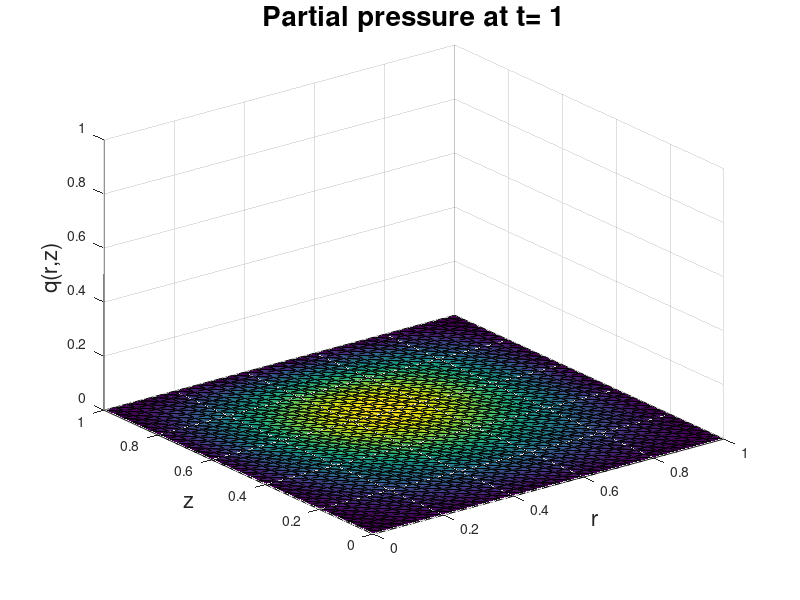

Here is the MATLAB script that generated this plot:
%% This script solves the time dependent problem using uniform triangulation.
% Wakil Sarfaraz   30/11/15
clear all;
tic
xmax = 1;
tm = 1;
dt = 0.01;
M = tm/dt;

a = 0.2;
b = 0.6;

N = 30; %(Number of points on the x, y interval on which the equation is solved.
X = linspace(0,xmax,N+1);
T = linspace(0, tm,M+1); %This divides the interval into N equispaced sub intervals.
%X = 0: 1/N :1; This can also be used to create the same X.
[x, y] = meshgrid(X,X); % This creates an (N+1) by (N+1) grid of values ...
                        % of X and assignes them to x and y. (So x and y
                        % are now matrices of size (N+1)x(N+1)
x =x(:);  % This turns the matrix x into a column vector.
y =y(:);  % This turns the matrix y into a column vector.
NNODES = (N+1)^2;
QU = ones(NNODES,1);% This introduces the number of nodes in the result of triangulation.
QV = ones(NNODES,1);
NTRI = 2*N^2;  % This is the number of triangles in the mesh.
LNODES = zeros(NTRI,3); % This creates a zero matrix of the size 'number of triangles by 3'
                         % (since there are 3 vertices for each triangle.

for i = 1:N
    for j = 1: N
        LNODES(i+2*(j-1)*N,1) = i+(j-1)*(N+1);%This numbers each of the first nodes of all the lower triangles in each square.
        LNODES(i+2*(j-1)*N,2) = i+j*(N+1); % This numbers each of the second nodes of all the lower triangles in each square.
        LNODES(i+2*(j-1)*N,3) = (i+1)+(j-1)*(N+1); % This numbers each of the third nodes of all the lower triangles in each square.
        
        LNODES(i+N+2*(j-1)*N,1) = i+1+j*(N+1); %This numbers each of the first nodes of all the upper triangles in each square.
        LNODES(i+N+2*(j-1)*N,2) = (i+1)+(j-1)*(N+1);%This numbers each of the second nodes of all the upper triangles in each square.
        LNODES(i+N+2*(j-1)*N,3) = i+j*(N+1);%This numbers each of the third nodes of all the upper triangles in each square.
                                            % Here for those nodes that
                                            % some triangles share (copy
                                            % and paste can work).
    end
end

SPU = sparse(NNODES, NNODES);
SPV = sparse(NNODES, NNODES);
SPMU = sparse(NNODES, NNODES);%This creates a sparse matrix of the size 'Number of nodes by Number of nodes'(entries usually computed by integration).
SPMV = sparse(NNODES, NNODES);
LU = zeros(NNODES,1);         % This creates the load vector of zero entries for now which is l(v) part of the weak formulation.
LV = zeros(NNODES,1);

for n = 1: NTRI
    r1 = [x(LNODES(n,1)) y(LNODES(n,1))];% Position vector (x,y)' for the first nodes of all triangles.
    r2 = [x(LNODES(n,2)) y(LNODES(n,2))];% Position vector (x,y)' for the second nodes of all triangles.
    r3 = [x(LNODES(n,3)) y(LNODES(n,3))];% Position vector (x,y)' for the third nodes of all triangles.
    J = [r2(1)-r1(1) r2(2)-r1(2); r3(1)-r1(1) r3(2)-r1(2)]; %This is the jacobian matrix of the mapping.
%     ksi = 1/3;
%     eta = 1/3;
%    Astiff = (((r2(1)+r3(1))/(2*det(J)))*...
%        [(r2(2)-r3(2))^2+(r3(1)-r2(1))^2 ...
%        (r2(2)-r3(2))*(r3(2)-r1(2))+(r3(1)-r2(1))*(r1(1)-r3(1))...
%        (r2(2)-r3(2))*(r1(2)-r2(2))+(r3(1)-r2(1))*(r2(1)-r1(1)); ...
%        (r3(2)-r1(2))*(r2(2)-r3(2))+(r1(1)-r3(1))*(r3(1)-r2(1)) ...
%        (r3(2)-r1(2))^2+(r1(1)-r3(1))^2  ...
%        (r3(2)-r1(2))*(r1(2)-r2(2))+(r1(1)-r3(1))*(r2(1)-r1(1)); ...
%        (r2(2)-r3(2))*(r1(2)-r2(2))+(r3(1)-r2(1))*(r2(1)-r1(1))  ...
%        (r3(2)-r1(2))*(r1(2)-r2(2))+(r1(1)-r3(1))*(r2(1)-r1(1))  ... 
%        (r1(2)-r2(2))^2+(r2(1)-r1(1))^2]+(1/(2*det(J)))* [(r2-r3)*(r2-r3)' (r2-r3)*(r3-r1)' (r2-r3)*(r1-r2)';...
%        (r2-r3)*(r3-r1)' (r3-r1)*(r3-r1)' (r3-r1)*(r1-r2)';...
%        (r2-r3)*(r1-r2)' (r3-r1)*(r1-r2)' (r1-r2)*(r1-r2)']);
Astiff = (1/(4*det(J)))* [(r2-r3)*(r2-r3)' (r2-r3)*(r3-r1)' (r2-r3)*(r1-r2)';... %This is the Global Stiffness Matrix (Lecture Notes)
           (r2-r3)*(r3-r1)' (r3-r1)*(r3-r1)' (r3-r1)*(r1-r2)';...
           (r2-r3)*(r1-r2)' (r3-r1)*(r1-r2)' (r1-r2)*(r1-r2)'];
%    Astiff = (1/(4*det(J)))*...
%        [(r2(2)-r3(2))^2+(r3(1)-r2(1))^2 ...
%        (r2(2)-r3(2))*(r3(2)-r1(2))+(r3(1)-r2(1))*(r1(1)-r3(1))...
%        (r2(2)-r3(2))*(r1(2)-r2(2))+(r3(1)-r2(1))*(r2(1)-r1(1)); ...
%        (r3(2)-r1(2))*(r2(2)-r3(2))+(r1(1)-r3(1))*(r3(1)-r2(1)) ...
%        (r3(2)-r1(2))^2+(r1(1)-r3(1))^2  ...
%        (r3(2)-r1(2))*(r1(2)-r2(2))+(r1(1)-r3(1))*(r2(1)-r1(1)); ...
%        (r2(2)-r3(2))*(r1(2)-r2(2))+(r3(1)-r2(1))*(r2(1)-r1(1))  ...
%        (r3(2)-r1(2))*(r1(2)-r2(2))+(r1(1)-r3(1))*(r2(1)-r1(1))  ... 
%        (r1(2)-r2(2))^2+(r2(1)-r1(1))^2];
% %        
       
%    Amass = (det(J)/60)*[6*r1(1)+2*r2(1)+2*r3(1) 2*r1(1)+2*r2(1)+r3(1) 2*r1(1)+r2(1)+2*r3(1);...
%        2*r1(1)+2*r2(1)+r3(1) 2*r1(1)+2*r2(1)+2*r3(1) r1(1)+2*r2(1)+2*r3(1);...
%        2*r1(1)+r2(1)+2*r3(1) r1(1)+2*r2(1)+2*r3(1)  2*r1(1)+2*r2(1)+2*r3(1)];
   
%       Amass = (det(J)/150)*[6*(r1+2*r2+2*r3)*(r1+2*r2+2*r3)' 2*(r1+2*r2+r3)*(r1+2*r2+r3)' (2*r1+r2+2*r3)*(2*r1+r2+2*r3)';...
%        (2*r1+2*r2+r3)*(2*r1+2*r2+r3)' (2*r1+2*r2+2*r3)*(2*r1+2*r2+2*r3)' (r1+2*r2+2*r3)*(r1+2*r2+2*r3)';...
%        (2*r1+r2+2*r3)*(2*r1+r2+2*r3)' (r1+2*r2+2*r3)*(r1+2*r2+2*r3)'  (2*r1+2*r2+2*r3)*(2*r1+2*r2+2*r3)'];
   
   Amass = (det(J)/60)*[6*r1(2)+2*r2(2)+2*r3(2) 2*r1(2)+2*r2(2)+r3(2) 2*r1(2)+r2(2)+2*r3(2);...
       2*r1(2)+2*r2(2)+r3(2) 2*r1(2)+2*r2(2)+2*r3(2) r1(2)+2*r2(2)+2*r3(2);...
       2*r1(2)+r2(2)+2*r3(2) r1(2)+2*r2(2)+2*r3(2)  2*r1(2)+2*r2(2)+2*r3(2)];
  
     

   
       for i = 1 : 3 
           for j = 1:3  % Since SP was created a zero matrix originally, Now for all three vertices of all triangles we put the 
               SPU(LNODES(n,i),LNODES(n,j)) =SPU(LNODES(n,i),LNODES(n,j))+ Astiff(i,j);
               SPMU(LNODES(n,i),LNODES(n,j)) =SPMU(LNODES(n,i),LNODES(n,j))+ Amass(i,j);%The values of Astiff in the SP.
           end
       end
       
    
       
end


TMatrix =  (dt*SPU+SPMU);



for i = 1: NNODES
    if (x(i)==xmax && y(i)>=0 && y(i) <= xmax)  
        LU(i) = 0;
        TMatrix(i,:) = 0;
        SPMU(i,:) = 0;
        TMatrix(i,i) =1 ;
    elseif (x(i)==0 && y(i)>=0 && y(i) <= xmax)  
        LU(i) = 0;
        TMatrix(i,:) = 0;
        SPMU(i,:) = 0;
        TMatrix(i,i) =1 ;
     elseif (y(i) == 0 && x(i) >= 0 && x(i) <= xmax) 
        TMatrix(i,:) = 0;
        TMatrix(i,i) = 1;
        SPMU(i,:) = 0;
        LU(i) = 0;
    elseif ( y(i) == xmax && x(i) >= 0 && x(i) <= xmax) 
        LU(i) = 0;
        TMatrix(i,:) = 0;
        TMatrix(i,i) =1 ;
        SPMU(i,:) = 0;
  
        
       
    end
end

for j = 1:M+1
    RHS = SPMU*QU+LU;
    QU = TMatrix\RHS;
    trisurf(LNODES,x,y,QU(:,:))
%shading interp
xlabel('r','fontsize',16) 
xlim([0 xmax])
ylim([0 xmax])
zlim([0 1])
ylabel('z','fontsize',16)
zlabel('q(r,z)','fontsize',16)
title(['Partial pressure at t= ',num2str(T(j))],'fontsize',20)
pause(1e-10)



   
end